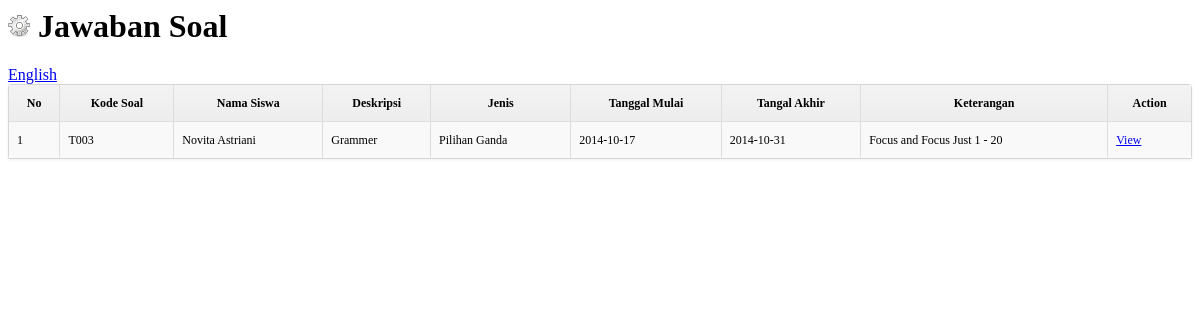
/guru/jawaban.php, run on the app's committed database.
### tables this page shows
CREATE TABLE IF NOT EXISTS `jawaban` (
  `id_jwbn` int(11) NOT NULL AUTO_INCREMENT,
  `tgl_jwb` date NOT NULL,
  `kd_tugas` varchar(11) NOT NULL,
  `id_siswa` varchar(15) NOT NULL,
  PRIMARY KEY (`id_jwbn`)
);

CREATE TABLE IF NOT EXISTS `tugas` (
  `id_tugas` int(11) NOT NULL AUTO_INCREMENT,
  `id_jdwl` int(11) NOT NULL,
  `kd_tugas` varchar(10) NOT NULL,
  `deskripsi` varchar(25) NOT NULL,
  `jenis` int(11) NOT NULL,
  `tgl_mulai` date NOT NULL,
  `tgl_akhir` date NOT NULL,
  `file` varchar(50) NOT NULL,
  `keterangan` varchar(100) NOT NULL,
  PRIMARY KEY (`id_tugas`)
);

CREATE TABLE IF NOT EXISTS `siswa` (
  `id_siswa` int(11) NOT NULL AUTO_INCREMENT,
  `nis` varchar(12) NOT NULL,
  `nama_siswa` varchar(25) NOT NULL,
  `password` varchar(15) NOT NULL,
  `alamat` text NOT NULL,
  `id_jrsn` int(11) NOT NULL,
  PRIMARY KEY (`id_siswa`),
  UNIQUE KEY `nis` (`nis`)
);

### guru/jawaban.php (the view, shortened to what this page needs)
<link href="./../css/dataTables.css" rel="stylesheet">
<div class="heading">
      <h1><img src="../image/product.png" alt="" /> Jawaban Soal</h1>
    </div>
     <div class="content">
<div id="tab-general">
          <div id="languages" class="htabs">
                        <a href="#" title="English" /> English</a>
                      </div>
                    <div id="language1">
                   <div id="container">
			<div class="box">
            	<div class="box-content nopadding">
					<table id="dt-example" cellpadding="0" cellspacing="0" border="0" class="table-dt table-striped-dt table-bordered-dt dataTable" >
						<thead>
							<tr>
								<th>No</th>
									<th>Kode Soal</th>
									<th>Nama Siswa</th>
								<th>Deskripsi</th>
								<th>Jenis</th>
                                <th>Tanggal Mulai</th>
								<th>Tangal Akhir</th>
                                <th>Keterangan</th>
								<th>Action</th>
							</tr>
						</thead>
						<tbody>
                        <?php
						$no=1;
						$q=mysql_query("select  tugas.*,jawaban.id_siswa,siswa.nama_siswa from tugas join jawaban on tugas.kd_tugas=jawaban.kd_tugas join siswa on jawaban.id_siswa=siswa.nis  ");
						while($data=mysql_fetch_array($q)){
						?>
							<tr class="gradeX">
								<td><?php echo $no; ?></td>
								<td>
									<?php echo $data[2]?>
									</td>
									<td>
									<?php echo $data[10]?>
									</td>
								<td>
									<?php echo $data[3]?>
									</td>
								<td><?php
								 $j=$data[4];
								 if($j==1){
								 $jenis='Pilihan Ganda';
								 }
								 elseif($j==2){
								 $jenis='Esay';
								 }
								 else{
								 $jenis='Esay dan Pilihan Ganda';
								 }
								 echo $jenis;
								 ?></td>
                                 <td><?php echo $data[5]?></td>
                                  <td><?php echo $data[6]?></td>
                                   <td><?php echo $data[8]?></td>
								<td class="center"><A href="?page=detailJawaban&id=<?php echo $data[2]?>&amp;sis=<?php echo $data[9]?>">View</A></td>
							</tr>
                            <?php $no++;}?>
						</tbody>
					</table>
				</div>
			</div>
		</div>
          </div>
                  </div>
                  </div>

### css/dataTables.css (style rules this page uses)
.table-dt { width: 100%; margin-bottom: 0px; font-size: 12px; }
.table-dt th, .table-dt td { padding: 8px; line-height: 20px; text-align: left; vertical-align: top; border-top: 1px solid #dddddd; }
.table-dt th { font-weight: bold; }
.table-dt thead th { vertical-align: bottom; }
.table-dt caption + thead tr:first-child th, .table-dt caption + thead tr:first-child td, .table-dt colgroup + thead tr:first-child th, .table-dt colgroup + thead tr:first-child td, .table-dt thead:first-child tr:first-child th, .table-dt thead:first-child tr:first-child td { border-top: 0; }
.table-striped-dt tbody > tr:nth-child(odd) > td, .table-striped-dt tbody > tr:nth-child(odd) > th { background-color: #f9f9f9; }
.table-bordered-dt { border: 1px solid #dddddd; border-collapse: separate; *border-collapse: collapse; border-left: 0; -webkit-border-radius: 0px; -moz-border-radius: 0px; border-radius: 0px; }
.table-bordered-dt th, .table-bordered-dt td { border-left: 1px solid #dddddd; }
.table-bordered-dt th:first-child, .table-bordered-dt td:first-child { border-left: 0px; }
.table-bordered-dt caption + thead tr:first-child th, .table-bordered-dt caption + tbody tr:first-child th, .table-bordered-dt caption + tbody tr:first-child td, .table-bordered-dt colgroup + thead tr:first-child th, .table-bordered-dt colgroup + tbody tr:first-child th, .table-bordered-dt colgroup + tbody tr:first-child td, .table-bordered-dt thead:first-child tr:first-child th, .table-bordered-dt tbody:first-child tr:first-child th, .table-bordered-dt tbody:first-child tr:first-child td { border-top: 0; }
.table-bordered-dt thead:first-child tr:first-child > th:first-child, .table-bordered-dt tbody:first-child tr:first-child > td:first-child, .table-bordered-dt tbody:first-child tr:first-child > th:first-child { -webkit-border-top-left-radius: 0px; border-top-left-radius: 0px; -moz-border-radius-topleft: 0px; }
.table-bordered-dt thead:first-child tr:first-child > th:last-child, .table-bordered-dt tbody:first-child tr:first-child > td:last-child, .table-bordered-dt tbody:first-child tr:first-child > th:last-child { -webkit-border-top-right-radius: 4px; border-top-right-radius: 4px; -moz-border-radius-topright: 4px; }
.table-bordered-dt thead:last-child tr:last-child > th:first-child, .table-bordered-dt tbody:last-child tr:last-child > td:first-child, .table-bordered-dt tbody:last-child tr:last-child > th:first-child, .table-bordered-dt tfoot:last-child tr:last-child > td:first-child, .table-bordered-dt tfoot:last-child tr:last-child > th:first-child { -webkit-border-bottom-left-radius: 4px; border-bottom-left-radius: 4px; -moz-border-radius-bottomleft: 4px; }
.table-bordered-dt thead:last-child tr:last-child > th:last-child, .table-bordered-dt tbody:last-child tr:last-child > td:last-child, .table-bordered-dt tbody:last-child tr:last-child > th:last-child, .table-bordered-dt tfoot:last-child tr:last-child > td:last-child, .table-bordered-dt tfoot:last-child tr:last-child > th:last-child { -webkit-border-bottom-right-radius: 4px; border-bottom-right-radius: 4px; -moz-border-radius-bottomright: 4px; }
.box { border: 1px solid #d6d6d6; box-shadow: 0 1px 3px rgba(100,100,100,0.1); border-radius: 3px 3px 0 0; overflow: visible; position: relative; }
.box-content, .box-content.collapse.in { background-color: #ffffff; padding: 0px; }
table th { background-color: #f2f2f2; background-image: -moz-linear-gradient(top, #f3f3f3, #ededed); background-image: -ms-linear-gradient(top, #f3f3f3, #ededed); background-image: -webkit-gradient(linear, 0 0, 0 100%, from(#f3f3f3), to(#ededed)); background-image: -webkit-linear-gradient(top, #f3f3f3, #ededed); background-image: -o-linear-gradient(top, #f3f3f3, #ededed); background-image: linear-gradient(top, #f3f3f3, #ededed); text-align: center !important; }
.nopadding .table-bordered-dt { border: 0; }

### data on the page
jawaban: tugas.kd_tugas "T003", siswa.nama_siswa "Novita Astriani", tugas.deskripsi "Grammer", tugas.jenis "Pilihan Ganda", tugas.tgl_mulai "2014-10-17", tugas.tgl_akhir "2014-10-31", tugas.keterangan "Focus and Focus Just 1 - 20"
